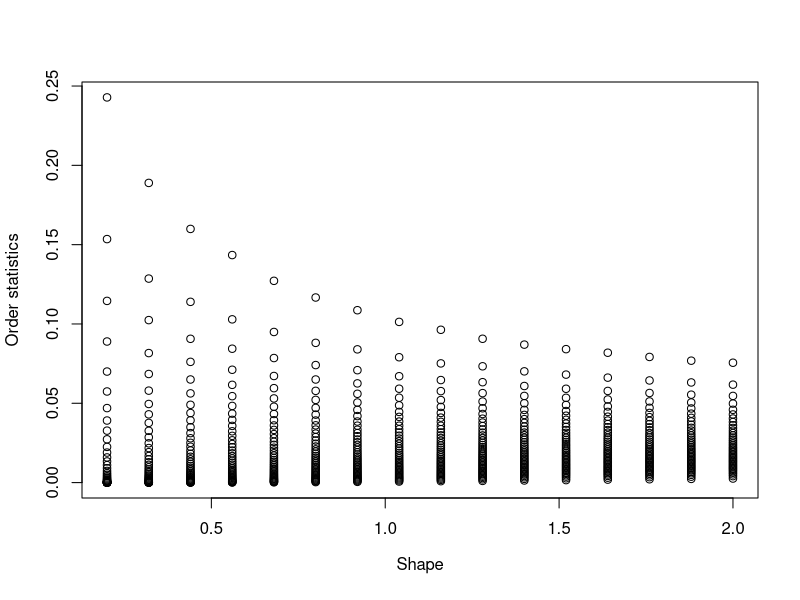

Generate this figure with R:
# code/dirichlet.R
# ----------------

pdf("plots/dirichlet.pdf", 4, 4)

n <- 41
nreps <- 500
shape <- seq(0.2, 2, len=16)
seed <- 0

lambda <- array(NA, c(nreps, length(shape), n))

for (i in seq_along(shape)) {
    set.seed(seed)
    for (r in seq_len(nreps)) {
        y <- rgamma(n, shape = shape[i])
        lambda[r,i,] <- sort(y) / sum(y)
    }
}

lambda.mean <- apply(lambda, c(2,3), mean)


par(mfrow=c(1,1))

plot(range(shape), range(lambda.mean), t='n',
     ylab = "Order statistics",
     xlab = expression(Shape))
for (i in seq_along(shape)) {
    points( rep(shape[i], n), lambda.mean[i,])
}

#plot(range(0, 1), range(shape), t='n',
#     xlab = "Order statistics",
#     ylab = "Dirichlet parameter")
#for (i in seq_along(shape)) {
#    x <- lambda.mean[i,]
#    x <- x - min(x)
#    x <- x / max(x)
#    points(x, rep(shape[i], n))
#}


#plot(range(1 / lambda.mean), range(shape), t='n',
#     xlab = "Inverse Order statistics",
#     ylab = "Dirichlet parameter")
#for (i in seq_along(shape)) {
#    points(1 / lambda.mean[i,], rep(shape[i], n))
#}
#ilambda.mean <- lambda.mean
#for (i in seq_along(shape)) {
#    scale <- max(ilambda.mean[i,])
#    ilambda.mean[i,] <- ilambda.mean[i,] / scale
#}
#plot(range(ilambda.mean), range(shape), t='n',
#     xlab = "Scaled Inverse Order statistics",
#     ylab = "Dirichlet parameter")
#for (i in seq_along(shape)) {
#    points(ilambda.mean[i,], rep(shape[i], n))
#}

dev.off()
